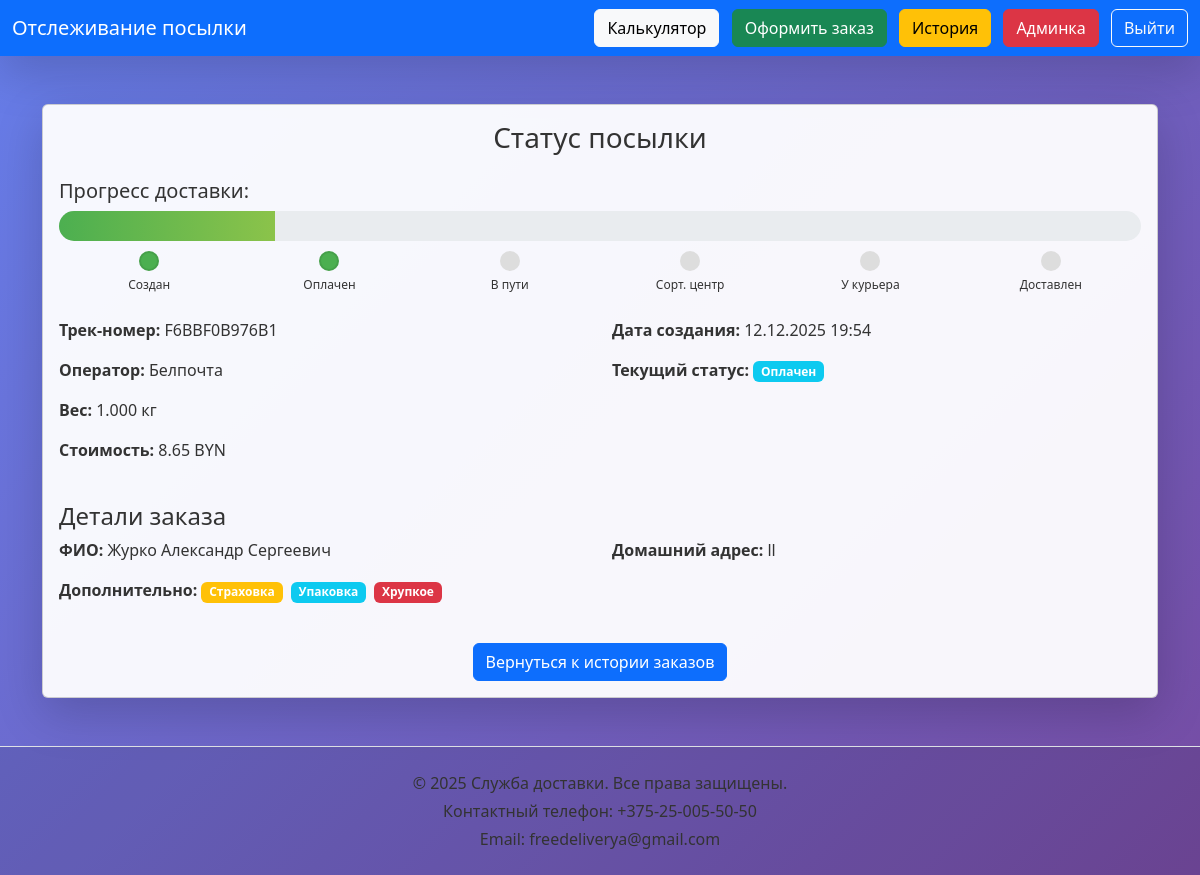
/track.php?track=F6BBF0B976B1 (signed in), run on the app's committed database.
### tables this page shows
CREATE TABLE `orders` (
  `id` int(11) NOT NULL,
  `user_id` int(11) DEFAULT NULL,
  `carrier_id` int(11) DEFAULT NULL,
  `from_office` int(11) DEFAULT NULL,
  `to_office` int(11) DEFAULT NULL,
  `weight` decimal(8,3) DEFAULT NULL,
  `cost` decimal(10,2) DEFAULT NULL,
  `delivery_hours` decimal(8,2) DEFAULT NULL,
  `track_number` varchar(20) DEFAULT NULL,
  `created_at` datetime DEFAULT current_timestamp(),
  `payment_status` varchar(20) DEFAULT 'pending',
  `tracking_status` varchar(50) DEFAULT 'created',
  `full_name` varchar(255) DEFAULT NULL,
  `home_address` text DEFAULT NULL,
  `pickup_city` varchar(100) DEFAULT NULL,
  `pickup_address` text DEFAULT NULL,
  `delivery_city` varchar(100) DEFAULT NULL,
  `delivery_address` text DEFAULT NULL,
  `desired_date` date DEFAULT NULL,
  `insurance` tinyint(1) DEFAULT 0,
  `packaging` tinyint(1) DEFAULT 0,
  `fragile` tinyint(1) DEFAULT 0,
  `payment_method` varchar(50) DEFAULT 'cash',
  `comment` text DEFAULT NULL
);

CREATE TABLE `carriers` (
  `id` int(11) NOT NULL,
  `name` varchar(100) NOT NULL,
  `color` varchar(7) NOT NULL,
  `max_weight` decimal(6,2) NOT NULL,
  `base_cost` decimal(8,2) NOT NULL,
  `cost_per_kg` decimal(8,3) NOT NULL,
  `cost_per_km` decimal(8,4) NOT NULL,
  `speed_kmh` decimal(6,2) NOT NULL,
  `description` text DEFAULT NULL
);

### track.php (the view, shortened to what this page needs)
<?php require 'db.php';
$track = $_GET['track'] ?? '';
$order = $db->prepare("SELECT o.*, c.name as carrier_name FROM orders o LEFT JOIN carriers c ON o.carrier_id=c.id WHERE o.track_number=?");
$order->execute([$track]);
$order = $order->fetch();
$status_stages = [
    'created' => ['name' => 'Создан', 'description' => 'Заказ создан'],
    'paid' => ['name' => 'Оплачен', 'description' => 'Заказ оплачен'],
    'in_transit' => ['name' => 'В пути', 'description' => 'Посылка в пути'],
    'sort_center' => ['name' => 'Сорт. центр', 'description' => 'Посылка в сортировочном центре'],
    'out_for_delivery' => ['name' => 'У курьера', 'description' => 'Посылка у курьера в пути'],
    'delivered' => ['name' => 'Доставлен', 'description' => 'Заказ доставлен']
];
$special_status = [
    'delayed' => ['name' => 'Задерживается', 'description' => 'Возможна задержка доставки'],
    'returned' => ['name' => 'Возвращен', 'description' => 'Заказ возвращен отправителю'],
    'cancelled' => ['name' => 'Отменен', 'description' => 'Заказ отменен']
];
$current_status = $order['tracking_status'] ?? 'created';
$is_special_status = isset($special_status[$current_status]);
if (!$is_special_status) {
    $status_keys = array_keys($status_stages);
    $current_index = array_search($current_status, $status_keys);
    $progress_percentage = ($current_index / (count($status_keys) - 1)) * 100;
} else {
    $progress_percentage = 0;
}
?>
<!DOCTYPE html>
<html lang="ru">
<head>
    <link href="https://cdn.jsdelivr.net/npm/bootstrap@5.3.3/dist/css/bootstrap.min.css" rel="stylesheet">
    <link href="assets/css/style.css" rel="stylesheet">
</head>
<body>
<nav class="navbar navbar-dark bg-primary shadow-lg">
    <div class="container-fluid">
        <a class="navbar-brand">Отслеживание посылки</a>
        <div>
            <a href="calculator.php" class="btn btn-light me-2">Калькулятор</a>
            <a href="order_form.php" class="btn btn-success me-2">Оформить заказ</a>
            <a href="history.php" class="btn btn-warning me-2">История</a>
            <?php if($_SESSION['user']['role']==='admin'): ?><a href="admin/index.php" class="btn btn-danger me-2">Админка</a><?php endif; ?>
            <a href="logout.php" class="btn btn-outline-light">Выйти</a>
        </div>
    </div>
</nav>
<div class="container mt-5">
    <div class="card shadow-lg">
        <div class="card-body">
            <h3 class="text-center">Статус посылки</h3>
            <div class="mt-4">
                <h5>Прогресс доставки:</h5>
                <?php if ($is_special_status): ?>
                    <div class="alert alert-warning">
                        <strong><?= htmlspecialchars($special_status[$current_status]['name']) ?>:</strong>
                        <?= htmlspecialchars($special_status[$current_status]['description']) ?>
                    </div>
                <?php else: ?>
                    <div class="status-bar">
                        <div class="status-progress" style="width: <?= $progress_percentage ?>%;"></div>
                    </div>
                    <div class="status-indicators">
                        <?php foreach($status_keys as $index => $status_key): ?>
                            <div class="status-indicator">
                                <div class="status-dot
                                    <?php
                                    if ($index < $current_index) echo 'completed';
                                    elseif ($index == $current_index) echo 'active';
                                    ?>">
                                </div>
                                <div class="status-label"><?= htmlspecialchars($status_stages[$status_key]['name']) ?></div>
                            </div>
                        <?php endforeach; ?>
                    </div>
                <?php endif; ?>
            </div>
            <div class="row mt-4">
                <div class="col-md-6">
                    <p><strong>Трек-номер:</strong> <?= htmlspecialchars($order['track_number']) ?></p>
                    <p><strong>Оператор:</strong> <?= htmlspecialchars($order['carrier_name'] ?? 'Н/Д') ?></p>
                    <p><strong>Вес:</strong> <?= $order['weight'] ?> кг</p>
                    <p><strong>Стоимость:</strong> <?= $order['cost'] ?> BYN</p>
                </div>
                <div class="col-md-6">
                    <p><strong>Дата создания:</strong> <?= date('d.m.Y H:i', strtotime($order['created_at'])) ?></p>
                    <p><strong>Текущий статус:</strong>
                        <span class="badge bg-info"><?= htmlspecialchars($is_special_status ? $special_status[$current_status]['name'] : $status_stages[$current_status]['name']) ?></span>
                    </p>
                </div>
            </div>
            <?php if(isset($order['full_name']) && $order['full_name'] || isset($order['pickup_city']) && $order['pickup_city'] || isset($order['delivery_city']) && $order['delivery_city']): ?>
            <div class="mt-4">
                <h4>Детали заказа</h4>
                <div class="row">
                    <?php if(isset($order['full_name']) && $order['full_name']): ?>
                    <div class="col-md-6">
                        <p><strong>ФИО:</strong> <?= htmlspecialchars($order['full_name']) ?></p>
                    </div>
                    <?php endif; ?>
                    <?php if(isset($order['home_address']) && $order['home_address']): ?>
                    <div class="col-md-6">
                        <p><strong>Домашний адрес:</strong> <?= htmlspecialchars($order['home_address']) ?></p>
                    </div>
                    <?php endif; ?>
                    <?php if(isset($order['insurance']) && $order['insurance'] || isset($order['packaging']) && $order['packaging'] || isset($order['fragile']) && $order['fragile']): ?>
                    <div class="col-md-12">
                        <p><strong>Дополнительно:</strong>
                            <?php if(isset($order['insurance']) && $order['insurance']): ?><span class="badge bg-warning me-1">Страховка</span><?php endif; ?>
                            <?php if(isset($order['packaging']) && $order['packaging']): ?><span class="badge bg-info me-1">Упаковка</span><?php endif; ?>
                            <?php if(isset($order['fragile']) && $order['fragile']): ?><span class="badge bg-danger me-1">Хрупкое</span><?php endif; ?>
                        </p>
                    </div>
                    <?php endif; ?>
                </div>
            </div>
            <?php endif; ?>
            <div class="text-center mt-4">
                <a href="history.php" class="btn btn-primary">Вернуться к истории заказов</a>
            </div>
        </div>
    </div>
</div>
<footer class="footer mt-5 py-4 bg-light border-top">
    <div class="container text-center">
        <p class="mb-1">&copy; 2025 Служба доставки. Все права защищены.</p>
        <p class="mb-1">Контактный телефон: +375-25-005-50-50</p>
        <p class="mb-0">Email: freedeliverya@gmail.com</p>
    </div>
</footer>
</body>
</html>

### assets/css/style.css (style rules this page uses)
:root { --bg-light: linear-gradient(135deg, #667eea, #764ba2); --bg-dark: linear-gradient(135deg, #0f0f1e, #1a1a2e); --card-light: rgba(255,255,255,0.95); --card-dark: #16213e; --text-light: #333; --text-dark: #e0e0e0; --border-selected: #ffd700; --footer-bg: rgba(0,0,0,0.1); --footer-bg-dark: rgba(0,0,0,0.3); }
body { background: var(--bg-light); color: var(--text-light); min-height: 100vh; display: flex; flex-direction: column; transition: all 0.4s; font-family: 'Segoe UI', sans-serif; }
body, .main-content { flex: 1; display: flex; flex-direction: column; }
.card, .table { background: var(--card-light) !important; color: var(--text-light); }
.footer { background-color: var(--footer-bg) !important; color: var(--text-light) !important; margin-top: auto; }

### track.php (style rules this page uses)
.status-bar { height: 30px; background: #e9ecef; border-radius: 15px; overflow: hidden; position: relative; }
.status-progress { height: 100%; background: linear-gradient(90deg, #4CAF50, #8BC34A); width: 0%; transition: width 0.5s ease; }
.status-indicators { display: flex; justify-content: space-between; margin-top: 10px; }
.status-indicator { text-align: center; flex: 1; }
.status-dot { width: 20px; height: 20px; border-radius: 50%; background: #ddd; margin: 0 auto 5px; }
.status-dot.active { background: #4CAF50; border: 2px solid #45a049; }
.status-dot.completed { background: #4CAF50; border: 2px solid #45a049; }
.status-label { font-size: 12px; }

### data on the page
orders: track_number "F6BBF0B976B1", carrier.name "Белпочта", weight "1.000", cost "8.65", created_at "12.12.2025 19:54", tracking_status "Оплачен", full_name "Журко Александр Сергеевич", home_address "ll"

### other printed values
$status_stages[$status_key]['name'] "Создан"
$status_stages[$status_key]['name'] "Оплачен"
$status_stages[$status_key]['name'] "В пути"
$status_stages[$status_key]['name'] "Сорт. центр"
$status_stages[$status_key]['name'] "У курьера"
$status_stages[$status_key]['name'] "Доставлен"
